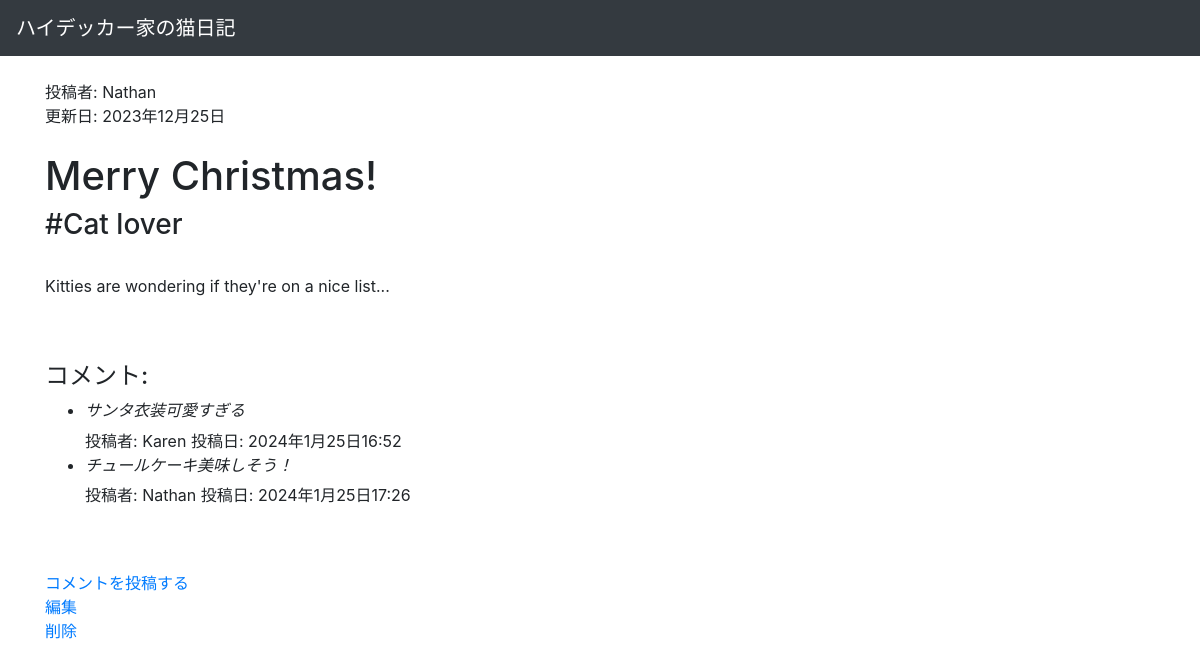
The page /blogapp/post/2/ on the database its author committed.
### blogapp/models.py (models this page shows, shortened)
class Post(models.Model):
    title = models.CharField(max_length=100)
    body = models.TextField()
    update_date = models.DateField("Last update", default=timezone.now)
    tags = models.ManyToManyField("Tag", blank=True, related_name="tags_on_post")
    author = models.ForeignKey(Author,on_delete=models.CASCADE)

class Author(models.Model):
    name = models.CharField(max_length=100)
    def __str__(self):
        return self.name

class Tag(models.Model):
     tag_name = models.CharField(max_length=100)
     posts = models.ManyToManyField(Post, blank=True, related_name="posts_under_tag")

class Comment(models.Model):
    post = models.ForeignKey(Post,  on_delete=models.CASCADE)
    comments = models.TextField()
    comment_PostedDate = models.DateTimeField("Date of comments", default=timezone.now)
    name = models.CharField(max_length=100)

### blogapp/views.py (the view)
# urls.py: path("post/<int:pk>/", views.PostDetailView.as_view(), name="post_detail"),
class PostDetailView(generic.DetailView):
    model = Post
    template_name = "blogapp/detail.html"
    def get_context_data(self, **kwargs: Any) -> dict[str, Any]:
        context = super().get_context_data(**kwargs)
        post = self.get_object()
        comments = Comment.objects.filter(post=post)
        context["comment_list"] = comments
        return context

### blogapp/templates/blogapp/detail.html
{% extends "blogapp/base.html" %}
{% block main %}
    <h7>投稿者: {{ post.author }} <br> 更新日: {{ post.update_date }}</h7>
    <br>
    <br>
    <h1>{{ post.title }}</h1>
    {% if post.tags.all %}
        <h3>
            {% for tag in post.tags.all %}
                #{{ tag.tag_name }}
            {% endfor %}
        </h3>
    {% endif %}
    <br>
    <p>{{ post.body }}</p>
    <br>
    <br>
    <h4>コメント:</h4>
    <ul>
        {% for comment in comment_list %}
            <li>
                <i><h6>{{comment.comments}}</h6></i>
                <h9>投稿者: {{ comment.name }}</h9>
                <h9>投稿日: {{ comment.comment_PostedDate }}</h9>
            </li>
            {% endfor %}
        </ul>
    <br>
    <br>
    <a href="{% url 'blogapp:comment' object.pk %}">コメントを投稿する</a>
    <br>
    <a href="{% url 'blogapp:update' object.pk %}">編集</a>
    <br>
    <a href="{% url 'blogapp:delete' object.pk %}">削除</a>
{% endblock %}

### rows shown on the page
Post: author "Nathan", update_date "2023年12月25日", title "Merry Christmas!", body "Kitties are wondering if they're on a nice list..."
Tag: tag_name "Cat lover"
Comment: comments "サンタ衣装可愛すぎる", name "Karen", comment_PostedDate "2024年1月25日16:52"
Comment: comments "チュールケーキ美味しそう！", name "Nathan", comment_PostedDate "2024年1月25日17:26"
